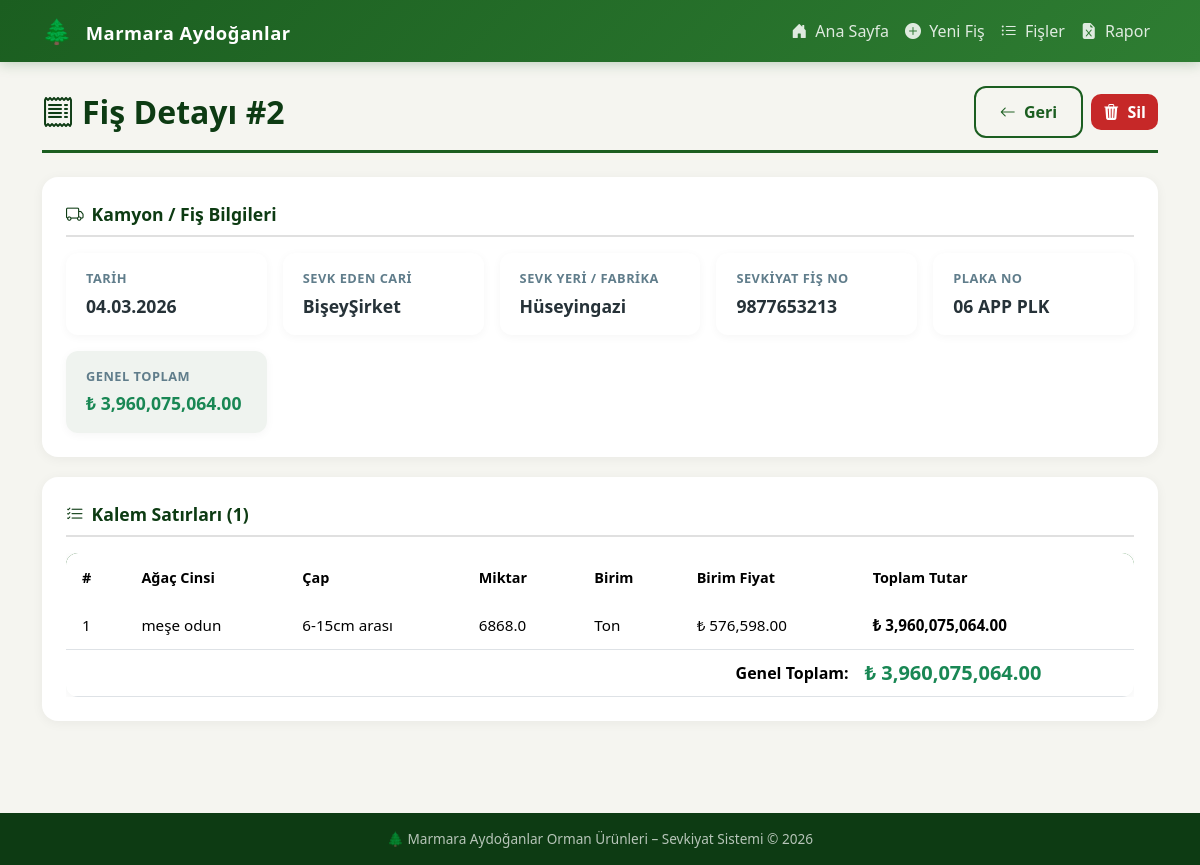
Page /fis_detay/2 on the committed database.
### app.py (models this page shows, shortened)
class Fis(db.Model):
    __tablename__ = "fis"
    id = db.Column(db.Integer, primary_key=True)
    tarih = db.Column(db.Date, nullable=False, default=date.today)
    sevk_eden_cari = db.Column(db.String(200), nullable=False)
    sevk_yeri_fabrika = db.Column(db.String(200), nullable=False)
    sevk_yeri_fis_no = db.Column(db.String(100), nullable=False)
    plaka_no = db.Column(db.String(50), nullable=False)
    detaylar = db.relationship(
        "FisDetayi", backref="fis", lazy=True, cascade="all, delete-orphan"
    )

class FisDetayi(db.Model):
    __tablename__ = "fis_detayi"
    id = db.Column(db.Integer, primary_key=True)
    fis_id = db.Column(db.Integer, db.ForeignKey("fis.id"), nullable=False)
    agac_cinsi = db.Column(db.String(100), nullable=False)
    cap = db.Column(db.String(50), nullable=False)
    miktar = db.Column(db.Float, nullable=False)
    birim = db.Column(db.String(20), nullable=False)
    birim_fiyat = db.Column(db.Float, nullable=False)
    toplam_tutar = db.Column(db.Float, nullable=False)

### app.py (the view)
@app.route("/fis_detay/<int:fis_id>")
def fis_detay(fis_id):
    fis = Fis.query.get_or_404(fis_id)
    genel_toplam = sum(d.toplam_tutar for d in fis.detaylar)
    return render_template("fis_detay.html", fis=fis, genel_toplam=genel_toplam)

### templates/fis_detay.html
{% extends "base.html" %}
{% block content %}
<div class="page-header d-flex justify-content-between align-items-center flex-wrap gap-2">
    <h2><i class="bi bi-receipt me-2"></i>Fiş Detayı #{{ fis.id }}</h2>
    <div>
        <a href="{{ url_for('fisleri_goruntule') }}" class="btn btn-ma-outline">
            <i class="bi bi-arrow-left me-1"></i> Geri
        </a>
        <a href="{{ url_for('fis_sil', fis_id=fis.id) }}" class="btn btn-ma-danger ms-1"
           onclick="return confirm('Bu fişi silmek istediğinize emin misiniz?');">
            <i class="bi bi-trash3-fill me-1"></i> Sil
        </a>
    </div>
</div>
<div class="form-section">
    <div class="form-section-title"><i class="bi bi-truck me-2"></i>Kamyon / Fiş Bilgileri</div>
    <div class="detail-grid">
        <div class="detail-item">
            <div class="detail-label">Tarih</div>
            <div class="detail-value">{{ fis.tarih.strftime('%d.%m.%Y') }}</div>
        </div>
        <div class="detail-item">
            <div class="detail-label">Sevk Eden Cari</div>
            <div class="detail-value">{{ fis.sevk_eden_cari }}</div>
        </div>
        <div class="detail-item">
            <div class="detail-label">Sevk Yeri / Fabrika</div>
            <div class="detail-value">{{ fis.sevk_yeri_fabrika }}</div>
        </div>
        <div class="detail-item">
            <div class="detail-label">Sevkiyat Fiş No</div>
            <div class="detail-value">{{ fis.sevk_yeri_fis_no }}</div>
        </div>
        <div class="detail-item">
            <div class="detail-label">Plaka No</div>
            <div class="detail-value">{{ fis.plaka_no }}</div>
        </div>
        <div class="detail-item" style="background: rgba(27,94,32,0.07);">
            <div class="detail-label">Genel Toplam</div>
            <div class="detail-value text-success">₺ {{ '{:,.2f}'.format(genel_toplam) }}</div>
        </div>
    </div>
</div>
<div class="form-section">
    <div class="form-section-title"><i class="bi bi-list-check me-2"></i>Kalem Satırları ({{ fis.detaylar | length }})</div>
    <div class="table-responsive">
        <table class="table table-ma table-hover mb-0">
            <thead>
                <tr>
                    <th>#</th>
                    <th>Ağaç Cinsi</th>
                    <th>Çap</th>
                    <th>Miktar</th>
                    <th>Birim</th>
                    <th>Birim Fiyat</th>
                    <th>Toplam Tutar</th>
                </tr>
            </thead>
            <tbody>
                {% for d in fis.detaylar %}
                <tr>
                    <td>{{ loop.index }}</td>
                    <td>{{ d.agac_cinsi }}</td>
                    <td>{{ d.cap }}</td>
                    <td>{{ d.miktar }}</td>
                    <td>{{ d.birim }}</td>
                    <td>₺ {{ '{:,.2f}'.format(d.birim_fiyat) }}</td>
                    <td><strong>₺ {{ '{:,.2f}'.format(d.toplam_tutar) }}</strong></td>
                </tr>
                {% endfor %}
            </tbody>
            <tfoot>
                <tr style="background: rgba(27,94,32,0.06);">
                    <td colspan="6" class="text-end fw-bold">Genel Toplam:</td>
                    <td class="fw-bold text-success fs-5">₺ {{ '{:,.2f}'.format(genel_toplam) }}</td>
                </tr>
            </tfoot>
        </table>
    </div>
</div>
{% endblock %}

### static/style.css (style rules this page uses)
:root { --ma-primary: #1b5e20; --ma-primary-light: #2e7d32; --ma-primary-dark: #0d3b13; --ma-accent: #795548; --ma-accent-light: #a1887f; --ma-bg: #f5f5f0; --ma-card-bg: #ffffff; --ma-text: #263238; --ma-text-muted: #607d8b; --ma-border: #e0e0e0; --ma-success: #2e7d32; --ma-danger: #c62828; --ma-warning: #f57f17; --ma-gradient: linear-gradient(135deg, var(--ma-primary) 0%, var(--ma-primary-light) 100%); }
* { box-sizing: border-box; }
body { font-family: 'Segoe UI', Tahoma, Geneva, Verdana, sans-serif; background-color: var(--ma-bg); color: var(--ma-text); min-height: 100vh; }
.page-header { margin-bottom: 1.5rem; padding-bottom: 0.75rem; border-bottom: 3px solid var(--ma-primary); }
.page-header h2 { font-weight: 700; color: var(--ma-primary-dark); margin-bottom: 0; }
.form-section { background: var(--ma-card-bg); border-radius: 16px; padding: 1.5rem; margin-bottom: 1.25rem; box-shadow: 0 2px 12px rgba(0, 0, 0, 0.05); }
.form-section-title { font-weight: 700; font-size: 1.1rem; color: var(--ma-primary-dark); margin-bottom: 1rem; padding-bottom: 0.5rem; border-bottom: 2px solid var(--ma-border); }
.btn-ma-danger { background: var(--ma-danger); color: #fff; border: none; border-radius: 10px; font-weight: 600; transition: all 0.2s ease; }
.btn-ma-outline { background: transparent; color: var(--ma-primary); border: 2px solid var(--ma-primary); border-radius: 12px; font-weight: 600; padding: 0.75rem 1.5rem; transition: all 0.2s ease; }
.table-ma { border-radius: 12px; overflow: hidden; box-shadow: 0 2px 12px rgba(0, 0, 0, 0.05); }
.table-ma thead { background: var(--ma-gradient); color: #fff; }
.table-ma thead th { font-weight: 600; font-size: 0.9rem; padding: 0.85rem 1rem; border: none; white-space: nowrap; }
.table-ma tbody td { padding: 0.75rem 1rem; vertical-align: middle; font-size: 0.95rem; }
.table-ma tbody tr { transition: background 0.15s; }
.detail-grid { display: grid; grid-template-columns: repeat(auto-fit, minmax(200px, 1fr)); gap: 1rem; }
.detail-item { background: var(--ma-card-bg); border-radius: 12px; padding: 1rem 1.25rem; box-shadow: 0 2px 10px rgba(0, 0, 0, 0.04); }
.detail-item .detail-label { font-size: 0.8rem; font-weight: 600; color: var(--ma-text-muted); text-transform: uppercase; letter-spacing: 0.5px; margin-bottom: 0.25rem; }
.detail-item .detail-value { font-size: 1.1rem; font-weight: 700; color: var(--ma-text); }

### rows in the picture
Fis: id "2", tarih "04.03.2026", sevk_eden_cari "BişeyŞirket", sevk_yeri_fabrika "Hüseyingazi", sevk_yeri_fis_no "9877653213", plaka_no "06 APP PLK"
FisDetayi: agac_cinsi "meşe odun", cap "6-15cm arası", miktar "6868.0", birim "Ton", birim_fiyat "576,598.00", toplam_tutar "3,960,075,064.00"

### other values in the picture
{{ '{:,.2f}'.format(genel_toplam) }} "3,960,075,064.00"
{{ fis.detaylar | length }} "1"
